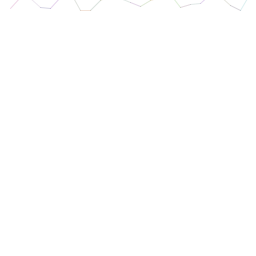
Frame 1 (no input)
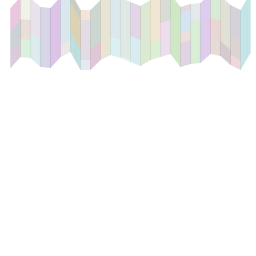
Frame 60 (the mouse pressed at the canvas centre just before this capture)
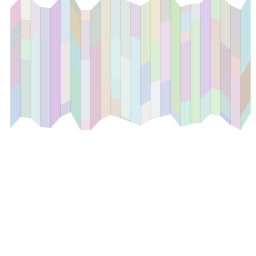
Frame 120 (the mouse held since frame 60 and released just before this capture)

The Processing sketch that drew these frames (run headless with seeded random() and noise(); from frame 60 on, the mouse is pressed at the canvas centre):

// Processing sketch: processing_29466
// ── processing_29466.pde

//Vertical Random Pattern
//Owaun Scantlebury
//May 26th 2011
int wd =256;
int ht = 256;
int rectwidth = 10;
int sectwidth=rectwidth ;
PImage a = createImage(int(wd/rectwidth)+1,int(ht/rectwidth)+1,ARGB);
float cthru = 33;
void setup(){
  size(256,256);
  color paw = color(random(255),random(255),random(255),cthru);
  for (int x=0;x<a.pixels.length;x++){
    if(x%int(random(2,10))==0)paw = color(random(255),random(255),random(255),cthru);
    a.pixels[x]= paw;
  }
  smooth();
  background(-1);  
  makepoints(karl,-10,10);
  stroke(1);
  boolean vuhint =false;
  if (vuhint){
    for (int x=0;x<wd;x+=sectwidth){
      int place = int(x/sectwidth);
      println(karl[place]);
      float y= karl[place];
      //y=(ht/2)+y;
      line(x,ht/2-y,lx,ht/2-ly);
      lx=x;
      ly=y;
    }
  }
  stroke(random(255),random(255),random(255),cthru);
}
float by=1;
float downy=0;
void draw(){
  // stroke(1,11);
  downy+=by;

  for (int x=0;x<wd;x+=sectwidth){
    int place = int(x/sectwidth);

    float y= karl[place];
    stroke(a.get(int((downy-y))/rectwidth,int(x/rectwidth)));    
    //y=(ht/2)+y;
    if(lx>0 && x>0 && x<wd && lx<wd)line(x,downy-y,lx,downy-ly);
    stroke(1,11);    
    //y=(ht/2)+y;
    if(lx>0 && x>0 && x<wd && lx<wd)line(x,downy-y,lx,downy-ly);

    lx=x;
    ly=y;

    if(downy>ht){
      downy=0;
      stroke(random(255),random(255),random(255),cthru);
    }
  }

}

float lx;
float ly;
void makepoints( float [] pass,float lo,float hi){

  for (int x=0;x<pass.length;x++){
    pass[x]=random(lo,hi); 

  }
}

public float [] karl= new float[int(wd/sectwidth)+2];
